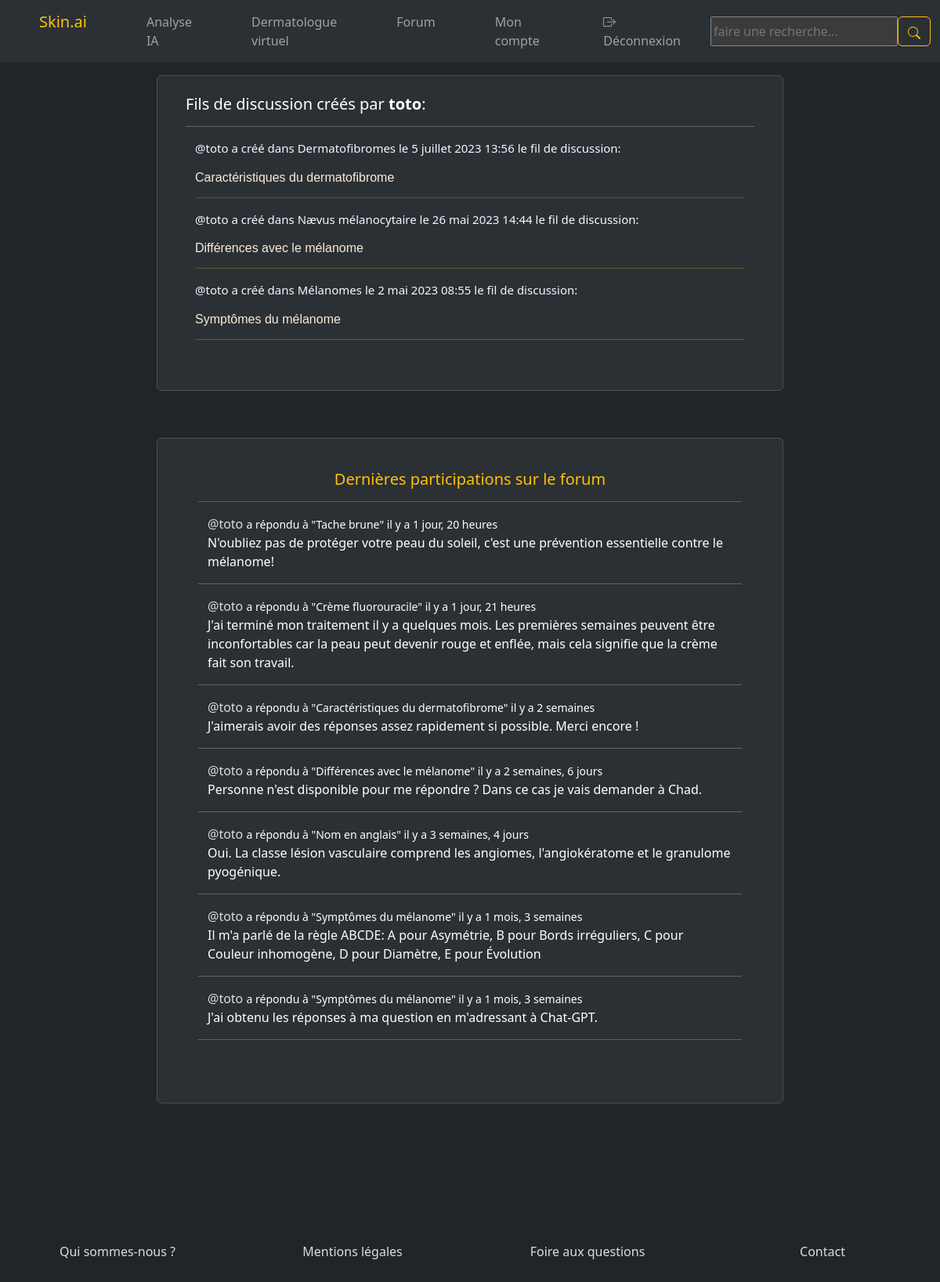
Screenshot of /profile/33/ (signed in) with the database file from the repository.
### skin/models.py (models this page shows, shortened)
class Room(models.Model):
    host = models.ForeignKey(User, on_delete=models.SET_NULL, null=True)
    topic = models.ForeignKey(Topic, on_delete=models.SET_NULL, null=True)
    name = models.CharField(max_length=200)
    description = models.TextField(null=True, blank=True)
    participants = models.ManyToManyField(User, related_name='participants', blank=True)
    updated = models.DateTimeField(auto_now=True)
    created = models.DateTimeField(auto_now_add=True)
    class Meta:
        ordering = ['-updated','-created'] # le tiret du 6 permet de classer les messages du plus récent au plus ancien,
    def __str__(self):
        return self.name

class Topic(models.Model):
    name = models.CharField(max_length=200)

class Message(models.Model):
    user = models.ForeignKey(User, on_delete=models.CASCADE)
    room = models.ForeignKey(Room, on_delete=models.CASCADE)
    body = models.TextField()
    updated = models.DateTimeField(auto_now=True)
    created = models.DateTimeField(auto_now_add=True)
    class Meta:
        ordering = ['-updated','-created'] # le tiret du 6 permet de classer les messages du plus récent au plus ancien,
    def __str__(self):
        return self.body[0:250] # on ne récupère que les 250 premiers caractères du message

### skin/views.py (the view)
# urls.py: path('profile/<str:pk>/', views.userProfile, name='user-profile'),
def userProfile(request, pk):
    user = User.objects.get(id=pk)
    email = user.email
    password = user.password
    rooms = user.room_set.all()
    room_messages = user.message_set.all()
    topics = Topic.objects.all()
    result_history = Skin_lesion_analysis.objects.filter(user=request.user)
    paginator = Paginator(result_history, 3)  # on affiche 3 résultats par page
    page_number = request.GET.get('page')
    result_page = paginator.get_page(page_number)
    context = {'user': user, 'email': email, 'password' : password, 'rooms': rooms, 'room_messages': room_messages, 'topics': topics, 'result_page': result_page,}
    return render(request, 'skin/profile.html', context)

### skin/templates/skin/profile.html (shortened to what this page needs)
{% extends 'main.html' %}
{% block content %}
<br></br>
{% if request.user.id == user.id %}
    <div class="text-center">
        <h3>Mon espace utilisateur</h3>
    </div>
    <div class="container row" id="user_profile_main_div">
        <div class="col-md-6">
            <div class="card w-100 rounded-3 p-4" id="result_profile_page">
                <div class="card-body">
                    <center><h5 style="color: #ffc107;">Historique de mes résultats d'analyse</h5></center>
                    <hr>
                    {% for result in result_page %}
                        <div class="container alert alert-light text-center">
                            <p>Résultat d'analyse du {{ result.created }} :</p>
                            <img src="{{ result.image.url }}" alt="Image de résultat d'analyse" class="img-fluid" id="result-image">
                            <p>{{ result.body }}</p>
                        </div>
                    {% empty %}
                        <div class="container alert alert-light">
                            <p>Aucun résultat trouvé.</p>
                        </div>
                    {% endfor %}
                        <nav aria-label="Page navigation example">
                            <ul class="pagination">
                                {% if result_page.has_previous %}
                                    <li class="page-item"><a class="page-link" href="?page=1">1</a></li>
                                    <li class="page-item"><a class="page-link" href="?page={{ result_page.previous_page_number }}">&laquo</a></li>
                                {% endif %}
                                <li class="page-item disabled"><a class="page-link" href="?page={{ result_page.number }}">{{ result_page.number }}</a></li>
                                {% if result_page.has_next %}
                                    <li class="page-item"><a class="page-link" href="?page={{ result_page.next_page_number }}">&raquo</a></li>
                                    <li class="page-item"><a class="page-link" href="?page={{ result_page.paginator.num_pages }}">{{ result_page.paginator.num_pages }}</a></li>
                                {% endif %}
                            </ul>
                        </nav>
                </div>
            </div>
        </div>
        <div class="col-md-6">
            <div class="card w-100 rounded-3 p-4" id="profile-container_1">
                <div class="card-body">
                    <center><h5 style="color: #ffc107;">Mes identifiants de connexion</h5></center>
                    <hr>
                    <div>
                        <label><b>Nom d'utilisateur:</b></label>
                        <p>{{user.username}}</p>
                        <label><b>E-mail:</b></label>
                        <p>{{user.email}}</p>
                        <a class="btn btn-outline-light btn-sm" href="{% url 'update-profile' %}">Modifier</a>
                    </div>
                    <hr>
                    <div>
                        <label><b>Mot de passe:</b></label>
                        {% comment %} <p>{{user.password}}</p> {% endcomment %}
                        <p>********</p>
                        <a class="btn btn-outline-light btn-sm" href="{% url 'reset_password' %}">Modifier</a>
                    </div>
                </div>
            </div>
            <div class="card w-100 rounded-3 p-4" id="profile-container_2">
                <div class="container">
                    <center><h5 style="color: #ffc107;">Mes fils de discussion</h5></center>
                    <hr>
                    {% include 'skin/feed_component.html' %}
                </div>
            </div>
            <div class="card w-100 rounded-3 p-4" id="profile-container_3">
                    {% include 'skin/activity_component.html' %}
            </div>
        </div>
    </div>
{% else %}
    <div class="card w-75 border p-4" id="profile-container_2">
        <div class="container">
            <h5>Fils de discussion créés par <b>{{user.username}}</b>:</h5>
            <hr>
            {% include 'skin/feed_component.html' %}
        </div>
    </div>
    <div class="card w-75 border p-4" id="profile-container_3">
        <div class="card-body">
            {% include 'skin/activity_component.html' %}
        </div>
        <br>
    </div>
    <br>
{% endif %}
{% endblock content %}

### skin/templates/skin/feed_component.html (shortened to what this page needs)
<div class="container">
    {% for room in rooms %}
        <div>
            <a class="a" href="{% url 'user-profile' room.host.id %}"><p class="user_name">@{{room.host.username}} a créé dans {{room.topic.name}} le {{room.created}} le fil de discussion:</p></a>
            <h6><a class="a" href="{% url 'room' room.id %}"><p class="room_title">{{room.name}}</p></h6>
            <hr class="hr_style">
        </div>
    {% empty %}
        <div class="container alert alert-light text-center">
            <p>Aucun résultat trouvé.</p>
        </div>
    {%endfor%}
    <br>
</div>

### skin/templates/skin/activity_component.html (shortened to what this page needs)
<div class="container shadow-2-strong">
    <h5 class="text-center" style="color: #ffc107;">Dernières participations sur le forum</h5>
    <hr>
    {% for message in room_messages %}
        <div class="container">
            <small><a class="a" href="{% url 'user-profile' message.user.id %}">@{{message.user}}</a></small>
            <small>a répondu à "{{message.room}}" il y a {{message.created|timesince}}</small>
            <p>{{message}}</p>
        </div>
        <hr>
    {% empty %}
        <div class="container alert alert-light">
            <p class="text-center">Aucun résultat trouvé.</p>
        </div>
    {% endfor %}
</div>

### static/styles/style.css (style rules this page uses)
.flex-wrapper { display: flex; min-height: 100vh; flex-direction: column; justify-content: flex-start; }
.a { text-decoration: none; font-size: 16px; color:#dddddd; }
.user_name { font-size: 15px; color: aliceblue; }
.room_title { font-family: Verdana, Geneva, Tahoma, sans-serif; color: antiquewhite; }
.hr_style { color: #ffc107; }
#profile-container_2 { margin-bottom: 5%; margin-left: auto !important; margin-right: auto !important; background-color: #2b3035 !important; color: white; max-width: 50rem !important; }
#profile-container_3 { margin-bottom: 5%; margin-left: auto !important; margin-right: auto !important; background-color: #2b3035 !important; color: white; max-width: 50rem !important; }

### rows the page displays
Room: host.username "toto", topic.name "Dermatofibromes", created "5 juillet 2023 13:56", name "Caractéristiques du dermatofibrome"
Room: host.username "toto", topic.name "Nævus mélanocytaire", created "26 mai 2023 14:44", name "Différences avec le mélanome"
Room: host.username "toto", topic.name "Mélanomes", created "2 mai 2023 08:55", name "Symptômes du mélanome"
Message: user "toto", room "Tache brune", created "1 jour, 20 heures", body "N'oubliez pas de protéger votre peau du soleil, c'est une prévention essentielle contre le mélanome!"
Message: user "toto", room "Crème fluorouracile", created "1 jour, 21 heures", body "J'ai terminé mon traitement il y a quelques mois. Les premières semaines peuvent être inconfortables car la peau peut devenir rouge et enflée, mais cela signifie que la crème fait son travail."
Message: user "toto", room "Caractéristiques du dermatofibrome", created "2 semaines", body "J'aimerais avoir des réponses assez rapidement si possible. Merci encore !"
Message: user "toto", room "Différences avec le mélanome", created "2 semaines, 6 jours", body "Personne n'est disponible pour me répondre ? Dans ce cas je vais demander à Chad."
Message: user "toto", room "Nom en anglais", created "3 semaines, 4 jours", body "Oui. La classe lésion vasculaire comprend les angiomes, l'angiokératome et le granulome pyogénique."
Message: user "toto", room "Symptômes du mélanome", created "1 mois, 3 semaines", body "Il m'a parlé de la règle ABCDE: A pour Asymétrie, B pour Bords irréguliers, C pour Couleur inhomogène, D pour Diamètre, E pour Évolution"
Message: user "toto", room "Symptômes du mélanome", created "1 mois, 3 semaines", body "J'ai obtenu les réponses à ma question en m'adressant à Chat-GPT."

### other values shown
{{ user.username }} "toto"
